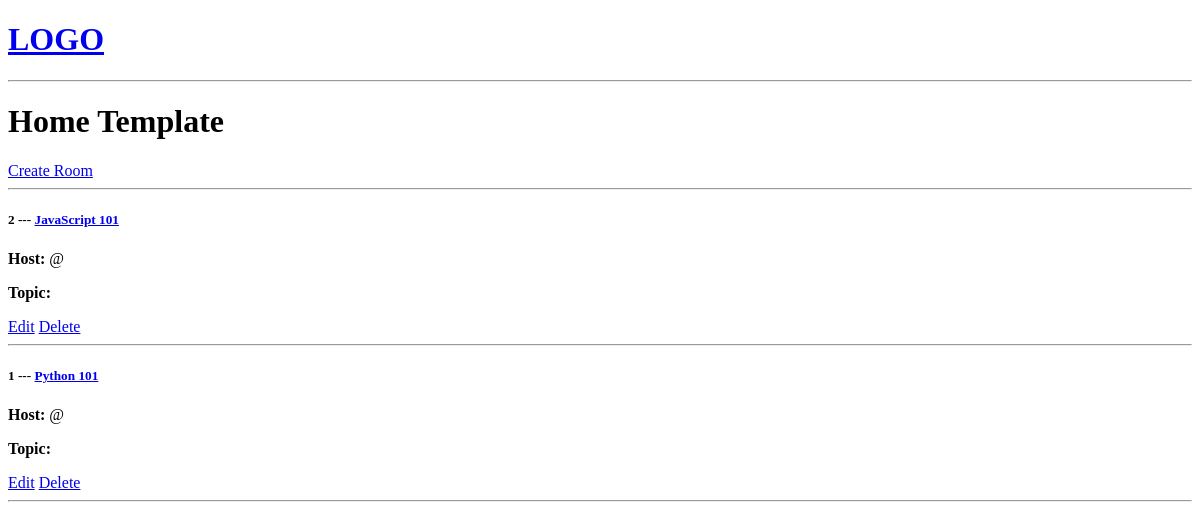
The app's page /, older data.
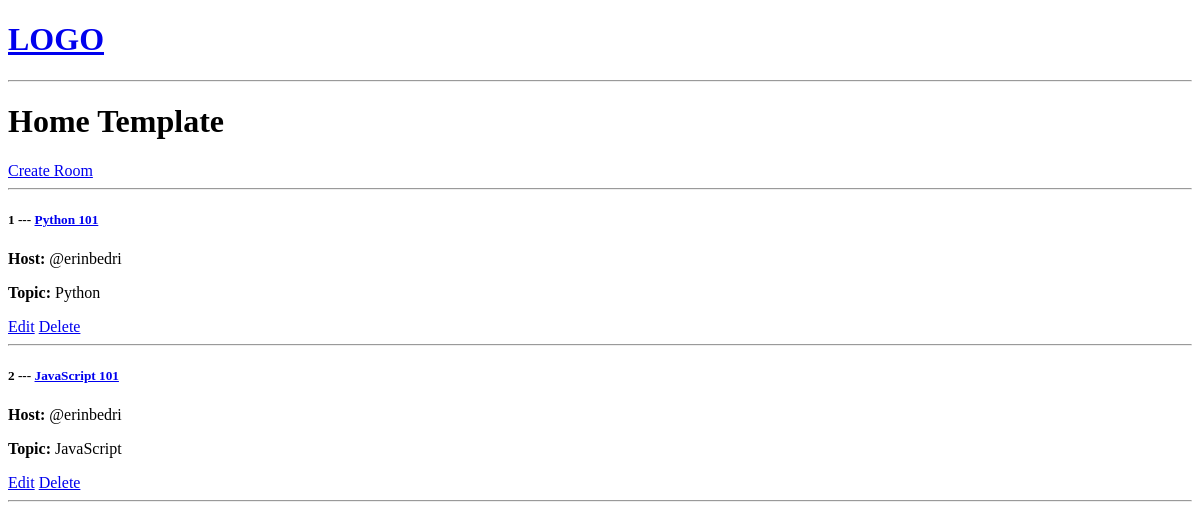
The same page, newer data.
### base/models.py (models this page shows, shortened)
class Room(models.Model):
    host = models.ForeignKey(
        User,
        on_delete=models.SET_NULL,
        null=True
    )
    topic = models.ForeignKey(
        Topic,
        on_delete=models.SET_NULL,
        null=True
    )
    name = models.CharField(
        max_length=200
    )
    description = models.TextField(
        null=True,
        blank=True
    )
    updated = models.DateTimeField(
        auto_now=True
    )
    created = models.DateTimeField(
        auto_now_add=True
    )
    class Meta:
        ordering = ['-updated', '-created']

class Topic(models.Model):
    name = models.CharField(
        max_length=200
    )

### base/views.py (the view)
# urls.py: path('', views.home, name='home'),
def home(request):
    rooms = Room.objects.all()
    context = {'rooms': rooms}
    return render(request, 'base/home.html', context)

### base/templates/base/home.html
{% extends 'main.html' %}
{% block content %}
    <h1>Home Template</h1>
    <a href="{% url 'create-room' %}">Create Room</a>
    <hr>
    <div>
        {% for room in rooms %}
            <div>
                <h5>{{ room.id }} --- <a href="{% url 'room' room.id %}"> {{ room.name }}</a></h5>
                <p><b>Host: </b> @{{ room.host.username }}</p>
                <p><b>Topic: </b> {{ room.topic.name }}</p>
                <a href="{% url 'update-room' room.id %}">Edit</a>
                <a href="{% url 'delete-room' room.id %}">Delete</a>
                <hr>
            </div>
        {% endfor %}
    </div>
{% endblock %}

Row changes from the older to the newer data that the page shows:
changed Room "Python 101": host.username (not shown) → "erinbedri"; topic.name (not shown) → "Python"; moves up the list
changed Room "JavaScript 101": host.username (not shown) → "erinbedri"; topic.name (not shown) → "JavaScript"
